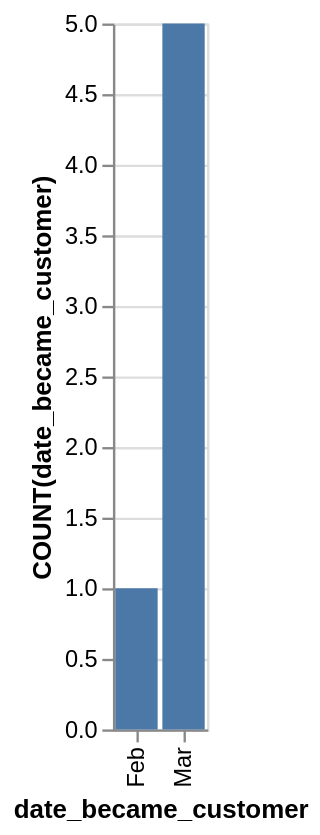

The specification (Vega-Lite) saved for this image:
### Vega-Lite specification from a JSON file in a GitHub repository (floating-point values rounded to 4 significant figures)
{"data": {"values": [{"x_data": "Feb", "y_data": 1}, {"x_data": "Mar", "y_data": 5}]}, "mark": "bar", "encoding": {"x": {"field": "x_data", "type": "nominal", "title": "date_became_customer", "sort": {"op": "sum", "field": "y_data", "order": "ascending"}}, "y": {"field": "y_data", "type": "quantitative", "title": "COUNT(date_became_customer)"}}}
